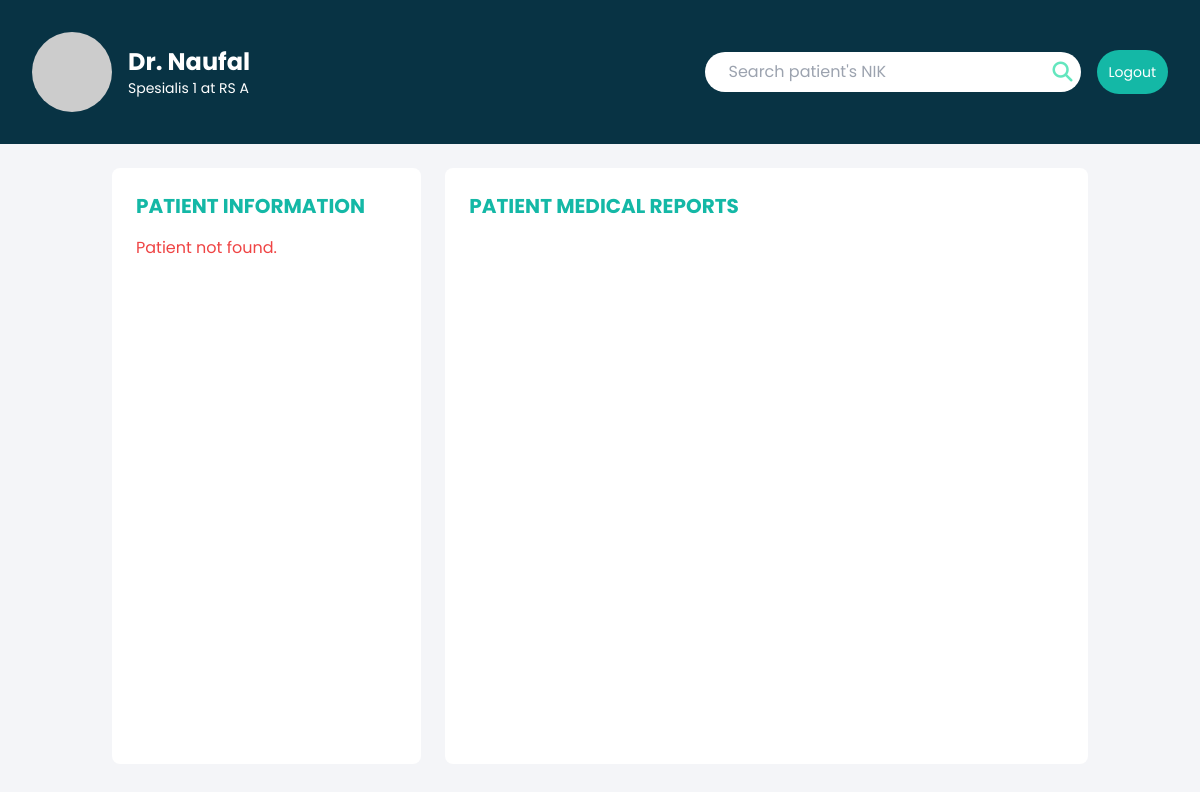
/dokterdashboard.php?login=success (signed in), run on an earlier commit of the app's database.
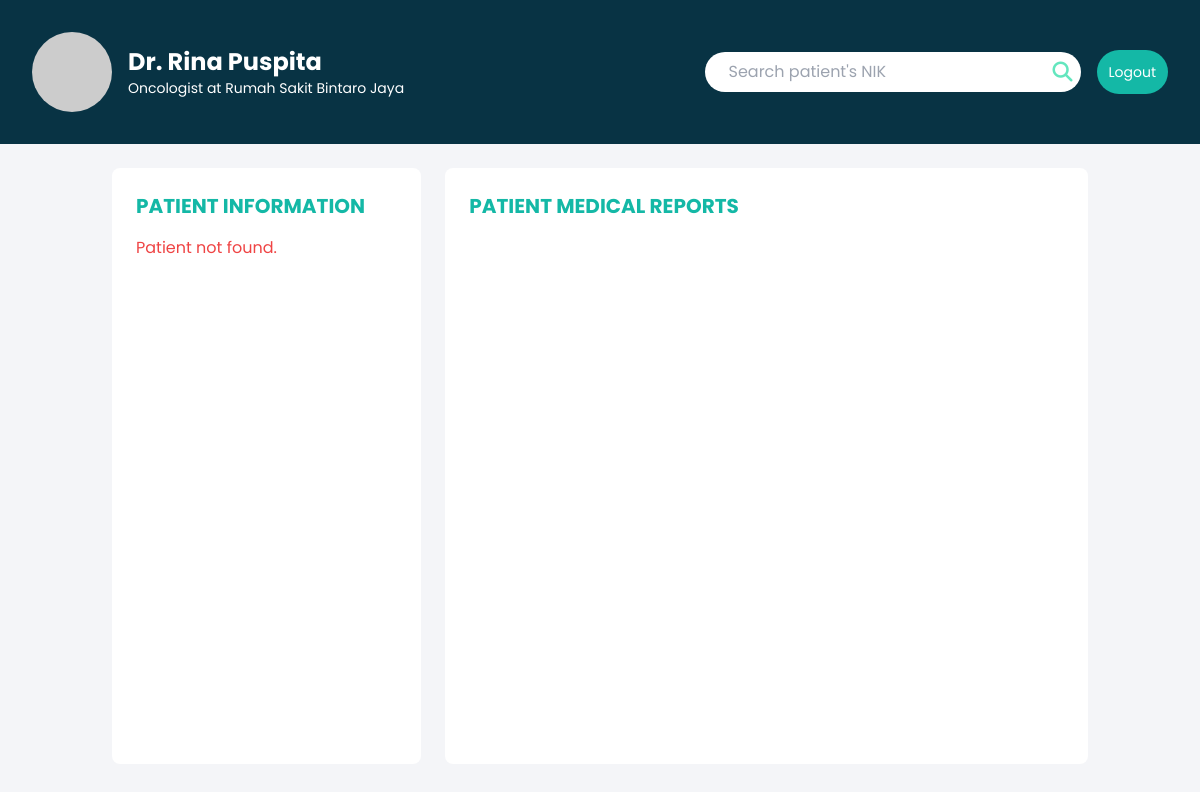
And on a later commit of the database.
### tables this page shows
create table tenaga_medis
		(
			id     int,
			tenagamedis_id INT primary key,
			rumahsakit_id INT,
			password varchar(100) not null,
			email    varchar(100) not null,
			usertype varchar(20)  null,
			nama_tenagamedis varchar(100) not null,
			spesialisasi    varchar(100) not null,
			jenis_Kelamin varchar(100) not null,
			no_telepon_tenagamedis varchar(100) not null,
			FOREIGN KEY (rumahsakit_id) REFERENCES rumah_sakit(rumahsakit_id)
		);

CREATE TABLE Rumah_Sakit (
			id     int,
			rumahsakit_id INT PRIMARY KEY,
            password varchar(100) not null,
			nama_rumahsakit VARCHAR(100),
			alamat VARCHAR(255),
			no_telepon VARCHAR(15),
			kota VARCHAR(100)
		);

### dokterdashboard.php (the view, shortened to what this page needs)
<?php
include_once 'includes/dbhinc.php';
$tenagamedis_id = $_SESSION["tenagamedis_id"];
$query = $pdo->prepare("
  SELECT tm.*, rs.nama_rumahsakit
  FROM tenaga_medis tm
  INNER JOIN rumah_sakit rs ON tm.rumahsakit_id = rs.rumahsakit_id
  WHERE tm.tenagamedis_id = :tenagamedis_id
");
$query->execute(['tenagamedis_id' => $tenagamedis_id]);
$dokter = $query->fetch(PDO::FETCH_ASSOC);
$patient = null;
?>
<!DOCTYPE html>
<html lang="en">
<head>
  <link rel="stylesheet" href="dokter/style.css" />
  <script src="https://cdn.tailwindcss.com"></script>
  <link rel="stylesheet" href="https://cdnjs.cloudflare.com/ajax/libs/font-awesome/6.4.0/css/all.min.css" />
</head>
<body class="bg-[#f4f5f8] h-[100vh]">
  <div class="bg-cyan-950 p-8 flex justify-between items-center text-white">
    <div class="flex items-center">
      <div>
        <img src="https://via.placeholder.com/100" alt="Profile Picture" class="rounded-full text-white h-20 w-20 flex items-center justify-center mr-4" />
      </div>
      <div class="dokter-info">
        <span class="text-2xl font-bold"><?php echo htmlspecialchars($dokter['nama_tenagamedis']); ?></span>
        <p class="text-sm">
          <?php echo htmlspecialchars($dokter['spesialisasi']); ?> <span>at</span> <?php echo htmlspecialchars($dokter['nama_rumahsakit']); ?>
        </p>
      </div>
    </div>
    <div class="flex items-center">
      <form id="search-form" method="POST" class="flex items-center">
        <input type="text" id="search-nik" name="nik" placeholder="Search patient's NIK" class="py-2 rounded-l-full bg-white text-gray-900 outline-none pl-6" />
        <button type="submit" class="p-2 bg-white rounded-r-full text-white">
          <i class="fas fa-search fa-lg" style="color: #63e6be"></i>
        </button>
      </form>
      <form action="includes/logoutinc.php">
        <button class="ml-4 p-3 bg-teal-500 rounded-full text-white text-sm">
          Logout
        </button>
      </form>
    </div>
  </div>
  <div class=" container mx-auto mt-6 grid grid-cols-1 lg:grid-cols-3 gap-6 px-6">
    <div class="bg-white rounded-lg p-6">
      <h3 class="text-xl font-bold mb-4 text-teal-500">PATIENT INFORMATION</h3>
      <?php if ($patient) : ?>
        <div class="text-cyan-950">
          <div class="mb-4">
            <h2 class="text-2xl font-semibold text-cyan-950"><?php echo htmlspecialchars($patient['nama_pasien']); ?></h2>
            <p class="text-sm text-gray-500">AGE: <?php echo htmlspecialchars($patient['Usia']); ?></p>
          </div>
          <div class="grid grid-cols-2 gap-2">
            <div class="font-semibold">NIK:</div>
            <div class="text-gray-500"><?php echo htmlspecialchars($patient['NIK']); ?></div>
            <div class="font-semibold">Email:</div>
            <div class="text-gray-500"><?php echo htmlspecialchars($patient['email']); ?></div>
            <div class="font-semibold">Nomor Telepon:</div>
            <div class="text-gray-500"><?php echo htmlspecialchars($patient['no_telepon_pasien']); ?></div>
            <div class="font-semibold">Gender:</div>
            <div class="text-gray-500"><?php echo htmlspecialchars($patient['jenis_kelamin']); ?></div>
            <div class="font-semibold">Address:</div>
            <div class="text-gray-500"><?php echo htmlspecialchars($patient['alamat']); ?></div>
            <div class="font-semibold">Blood Type:</div>
            <div class="text-gray-500"><?php echo htmlspecialchars($patient['golongan_darah']); ?></div>
            <div class="font-semibold">Allergies:</div>
            <div class="text-gray-500"><?php echo htmlspecialchars($patient['alergi']); ?></div>
            <div class="font-semibold">Height:</div>
            <div class="text-gray-500"><?php echo htmlspecialchars($patient['tinggi']); ?></div>
            <div class="font-semibold">Weight:</div>
            <div class="text-gray-500"><?php echo htmlspecialchars($patient['berat_badan']); ?></div>
            <div class="font-semibold">Kategori Usia:</div>
            <div class="text-gray-500"><?php echo htmlspecialchars($patient['Kategori']); ?></div>
          </div>
        </div>
      <?php else : ?>
        <p class="text-red-500">Patient not found.</p>
      <?php endif; ?>
    </div>
    <div class=" bg-white rounded-lg p-4 col-span-2 ">
      <h3 class="text-xl mb-4 font-bold p-2 text-teal-500">
        PATIENT MEDICAL REPORTS
      </h3>
      <div class="overflow-y-scroll h-[63vh] custom-scrollbar px-2 ">
      </div>
    </div>
  </div>
</body>
</html>

### dokter/style.css (style rules this page uses)
body { font-family: "Poppins", sans-serif; background-color: #f7f7f7; overflow: hidden; margin: 0; height: 100%; }

What changed in the data, as far as the page shows it:
changed tenaga_medis: nama_tenagamedis "Dr. Naufal" → "Dr. Rina Puspita"; spesialisasi "Spesialis 1" → "Oncologist"; rumahsakit.nama_rumahsakit "RS A" → "Rumah Sakit Bintaro Jaya"
